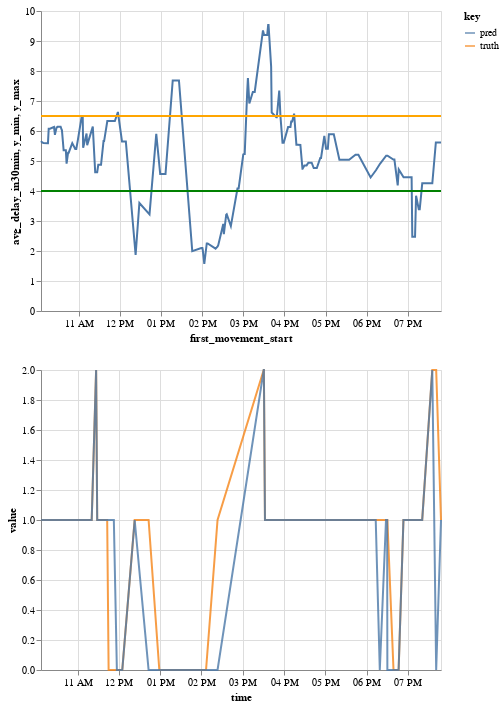

Notebook source saved alongside this figure:
### Code cell
sample_df = dep_arr_df.query(
    "mvt_type=='DEP' & '2019-10-01 10:00:00+00:00'<first_movement_start<='2019-10-01 20:00:00+00:00'"
)

delay_cols = []
datachart = sample_df[
    [
        "first_movement_start",
        "avg_delay_30min",
        "avg_delay_in30min",
        "avg_delay_in30min_cat",
    ]
]
next_delay_chart = (
    alt.Chart(datachart)
    .mark_line()
    .encode(x="first_movement_start:T", y="avg_delay_in30min")
)
delay_chart = (
    alt.Chart(datachart)
    .mark_line(color="red")
    .encode(x="first_movement_start:T", y="avg_delay_30min")
)
cat_chart = (
    alt.Chart(datachart)
    .mark_area(opacity=0.5)
    .encode(x="first_movement_start:T", y="avg_delay_in30min_cat")
)
# (cat_chart + (next_delay_chart + delay_chart)).resolve_scale(y="independent")

lower_th_chart = (
    alt.Chart(datachart)
    .mark_rule(color="green")
    .encode(y="y_min:Q")
    .transform_calculate(y_min="4")
)
higher_th_chart = (
    alt.Chart(datachart)
    .mark_rule(color="orange")
    .encode(y="y_max:Q")
    .transform_calculate(y_max="6.5")
)

next_delay_andth_chart = next_delay_chart + lower_th_chart + higher_th_chart

res_comp_df = pd.DataFrame(
    {
        "time": flight_df.first_movement_start,
        "truth": flight_df.avg_delay_in60min_cat.values,
        "pred": predicted,
    }
)

predVStruth_chart = (
    alt.Chart(res_comp_df)
    .mark_line(opacity=0.8)
    .transform_fold(["truth", "pred"])
    .encode(x="time:T", y="value:Q", color="key:N", tooltip=["value:Q", "key:N"])
)

(next_delay_andth_chart & predVStruth_chart).resolve_scale(y="independent")

### Figure 1 — Vega-Lite specification as saved in the notebook (floating-point values rounded to 4 significant figures; data arrays with more than 128 entries replaced by an {"elided": "..."} marker saying what was removed)
{"config": {"view": {"continuousWidth": 400, "continuousHeight": 300}}, "vconcat": [{"layer": [{"mark": "line", "encoding": {"x": {"type": "temporal", "field": "first_movement_start"}, "y": {"type": "quantitative", "field": "avg_delay_in30min"}}}, {"mark": {"type": "rule", "color": "green"}, "encoding": {"y": {"type": "quantitative", "field": "y_min"}}, "transform": [{"calculate": "4", "as": "y_min"}]}, {"mark": {"type": "rule", "color": "orange"}, "encoding": {"y": {"type": "quantitative", "field": "y_max"}}, "transform": [{"calculate": "6.5", "as": "y_max"}]}], "data": {"name": "data-d903dfece6eb8838e56959f2a590292a"}}, {"data": {"name": "data-0e993d5027b96bc2138e5655a3eeff4c"}, "mark": {"type": "line", "opacity": 0.8}, "encoding": {"color": {"type": "nominal", "field": "key"}, "tooltip": [{"type": "quantitative", "field": "value"}, {"type": "nominal", "field": "key"}], "x": {"type": "temporal", "field": "time"}, "y": {"type": "quantitative", "field": "value"}}, "transform": [{"fold": ["truth", "pred"]}]}], "resolve": {"scale": {"y": "independent"}}, "$schema": "https://vega.github.io/schema/vega-lite/v4.8.1.json", "datasets": {"data-d903dfece6eb8838e56959f2a590292a": {"elided": "185 records"}, "data-0e993d5027b96bc2138e5655a3eeff4c": [{"time": "2019-10-01T10:06:56+00:00", "truth": 1.0, "pred": 1.0}, {"time": "2019-10-01T10:15:16+00:00", "truth": 1.0, "pred": 1.0}, {"time": "2019-10-01T10:16:21+00:00", "truth": 1.0, "pred": 1.0}, {"time": "2019-10-01T10:25:18+00:00", "truth": 1.0, "pred": 1.0}, {"time": "2019-10-01T10:25:38+00:00", "truth": 1.0, "pred": 1.0}, {"time": "2019-10-01T10:29:16+00:00", "truth": 1.0, "pred": 1.0}, {"time": "2019-10-01T10:30:03+00:00", "truth": 1.0, "pred": 1.0}, {"time": "2019-10-01T10:35:41+00:00", "truth": 1.0, "pred": 1.0}, {"time": "2019-10-01T10:38:06+00:00", "truth": 1.0, "pred": 1.0}, {"time": "2019-10-01T10:41:21+00:00", "truth": 1.0, "pred": 1.0}, {"time": "2019-10-01T10:42:24+00:00", "truth": 1.0, "pred": 1.0}, {"time": "2019-10-01T10:45:31+00:00", "truth": 1.0, "pred": 1.0}, {"time": "2019-10-01T11:04:11+00:00", "truth": 1.0, "pred": 1.0}, {"time": "2019-10-01T11:05:06+00:00", "truth": 1.0, "pred": 1.0}, {"time": "2019-10-01T11:06:32+00:00", "truth": 1.0, "pred": 1.0}, {"time": "2019-10-01T11:11:31+00:00", "truth": 1.0, "pred": 1.0}, {"time": "2019-10-01T11:12:26+00:00", "truth": 1.0, "pred": 1.0}, {"time": "2019-10-01T11:20:36+00:00", "truth": 1.0, "pred": 1.0}, {"time": "2019-10-01T11:27:01+00:00", "truth": 2.0, "pred": 2.0}, {"time": "2019-10-01T11:28:36+00:00", "truth": 1.0, "pred": 1.0}, {"time": "2019-10-01T11:32:11+00:00", "truth": 1.0, "pred": 1.0}, {"time": "2019-10-01T11:36:56+00:00", "truth": 1.0, "pred": 1.0}, {"time": "2019-10-01T11:41:46+00:00", "truth": 1.0, "pred": 1.0}, {"time": "2019-10-01T11:41:51+00:00", "truth": 1.0, "pred": 1.0}, {"time": "2019-10-01T11:43:06+00:00", "truth": 1.0, "pred": 1.0}, {"time": "2019-10-01T11:45:11+00:00", "truth": 0.0, "pred": 1.0}, {"time": "2019-10-01T11:52:46+00:00", "truth": 0.0, "pred": 1.0}, {"time": "2019-10-01T11:57:11+00:00", "truth": 0.0, "pred": 0.0}, {"time": "2019-10-01T12:05:01+00:00", "truth": 0.0, "pred": 0.0}, {"time": "2019-10-01T12:23:01+00:00", "truth": 1.0, "pred": 1.0}, {"time": "2019-10-01T12:43:16+00:00", "truth": 1.0, "pred": 0.0}, {"time": "2019-10-01T12:58:51+00:00", "truth": 0.0, "pred": 0.0}, {"time": "2019-10-01T13:06:32+00:00", "truth": 0.0, "pred": 0.0}, {"time": "2019-10-01T13:17:06+00:00", "truth": 0.0, "pred": 0.0}, {"time": "2019-10-01T13:19:06+00:00", "truth": 0.0, "pred": 0.0}, {"time": "2019-10-01T13:22:16+00:00", "truth": 0.0, "pred": 0.0}, {"time": "2019-10-01T13:26:11+00:00", "truth": 0.0, "pred": 0.0}, {"time": "2019-10-01T13:58:41+00:00", "truth": 0.0, "pred": 0.0}, {"time": "2019-10-01T14:00:53+00:00", "truth": 0.0, "pred": 0.0}, {"time": "2019-10-01T14:06:42+00:00", "truth": 0.0, "pred": 0.0}, {"time": "2019-10-01T14:23:26+00:00", "truth": 1.0, "pred": 0.0}, {"time": "2019-10-01T15:30:31+00:00", "truth": 2.0, "pred": 2.0}, {"time": "2019-10-01T15:30:46+00:00", "truth": 2.0, "pred": 2.0}, {"time": "2019-10-01T15:32:21+00:00", "truth": 1.0, "pred": 1.0}, {"time": "2019-10-01T15:36:11+00:00", "truth": 1.0, "pred": 1.0}, {"time": "2019-10-01T15:40:32+00:00", "truth": 1.0, "pred": 1.0}, {"time": "2019-10-01T15:48:46+00:00", "truth": 1.0, "pred": 1.0}, {"time": "2019-10-01T15:52:21+00:00", "truth": 1.0, "pred": 1.0}, {"time": "2019-10-01T15:54:06+00:00", "truth": 1.0, "pred": 1.0}, {"time": "2019-10-01T15:58:11+00:00", "truth": 1.0, "pred": 1.0}, {"time": "2019-10-01T15:58:52+00:00", "truth": 1.0, "pred": 1.0}, {"time": "2019-10-01T15:58:52+00:00", "truth": 1.0, "pred": 1.0}, {"time": "2019-10-01T15:58:52+00:00", "truth": 1.0, "pred": 1.0}, {"time": "2019-10-01T15:58:52+00:00", "truth": 1.0, "pred": 1.0}, {"time": "2019-10-01T16:10:31+00:00", "truth": 1.0, "pred": 1.0}, {"time": "2019-10-01T16:11:11+00:00", "truth": 1.0, "pred": 1.0}, {"time": "2019-10-01T16:14:01+00:00", "truth": 1.0, "pred": 1.0}, {"time": "2019-10-01T16:17:21+00:00", "truth": 1.0, "pred": 1.0}, {"time": "2019-10-01T16:26:11+00:00", "truth": 1.0, "pred": 1.0}, {"time": "2019-10-01T16:32:11+00:00", "truth": 1.0, "pred": 1.0}, {"time": "2019-10-01T16:34:49+00:00", "truth": 1.0, "pred": 1.0}, {"time": "2019-10-01T16:42:36+00:00", "truth": 1.0, "pred": 1.0}, {"time": "2019-10-01T16:52:08+00:00", "truth": 1.0, "pred": 1.0}, {"time": "2019-10-01T16:53:16+00:00", "truth": 1.0, "pred": 1.0}, {"time": "2019-10-01T16:58:04+00:00", "truth": 1.0, "pred": 1.0}, {"time": "2019-10-01T17:01:32+00:00", "truth": 1.0, "pred": 1.0}, {"time": "2019-10-01T17:04:41+00:00", "truth": 1.0, "pred": 1.0}, {"time": "2019-10-01T17:11:51+00:00", "truth": 1.0, "pred": 1.0}, {"time": "2019-10-01T17:23:46+00:00", "truth": 1.0, "pred": 1.0}, {"time": "2019-10-01T17:26:56+00:00", "truth": 1.0, "pred": 1.0}, {"time": "2019-10-01T17:27:37+00:00", "truth": 1.0, "pred": 1.0}, {"time": "2019-10-01T17:30:36+00:00", "truth": 1.0, "pred": 1.0}, {"time": "2019-10-01T17:34:11+00:00", "truth": 1.0, "pred": 1.0}, {"time": "2019-10-01T17:43:31+00:00", "truth": 1.0, "pred": 1.0}, {"time": "2019-10-01T17:47:41+00:00", "truth": 1.0, "pred": 1.0}, {"time": "2019-10-01T18:13:16+00:00", "truth": 1.0, "pred": 1.0}, {"time": "2019-10-01T18:19:11+00:00", "truth": 1.0, "pred": 0.0}, {"time": "2019-10-01T18:28:11+00:00", "truth": 1.0, "pred": 1.0}, {"time": "2019-10-01T18:29:51+00:00", "truth": 1.0, "pred": 1.0}, {"time": "2019-10-01T18:30:11+00:00", "truth": 1.0, "pred": 0.0}, {"time": "2019-10-01T18:39:06+00:00", "truth": 0.0, "pred": 0.0}, {"time": "2019-10-01T18:45:01+00:00", "truth": 0.0, "pred": 0.0}, {"time": "2019-10-01T18:46:32+00:00", "truth": 0.0, "pred": 0.0}, {"time": "2019-10-01T18:53:32+00:00", "truth": 1.0, "pred": 1.0}, {"time": "2019-10-01T18:55:46+00:00", "truth": 1.0, "pred": 1.0}, {"time": "2019-10-01T19:06:16+00:00", "truth": 1.0, "pred": 1.0}, {"time": "2019-10-01T19:10:16+00:00", "truth": 1.0, "pred": 1.0}, {"time": "2019-10-01T19:11:46+00:00", "truth": 1.0, "pred": 1.0}, {"time": "2019-10-01T19:15:41+00:00", "truth": 1.0, "pred": 1.0}, {"time": "2019-10-01T19:17:06+00:00", "truth": 1.0, "pred": 1.0}, {"time": "2019-10-01T19:20:46+00:00", "truth": 1.0, "pred": 1.0}, {"time": "2019-10-01T19:35:26+00:00", "truth": 2.0, "pred": 2.0}, {"time": "2019-10-01T19:41:06+00:00", "truth": 2.0, "pred": 0.0}, {"time": "2019-10-01T19:48:06+00:00", "truth": 1.0, "pred": 1.0}]}}
